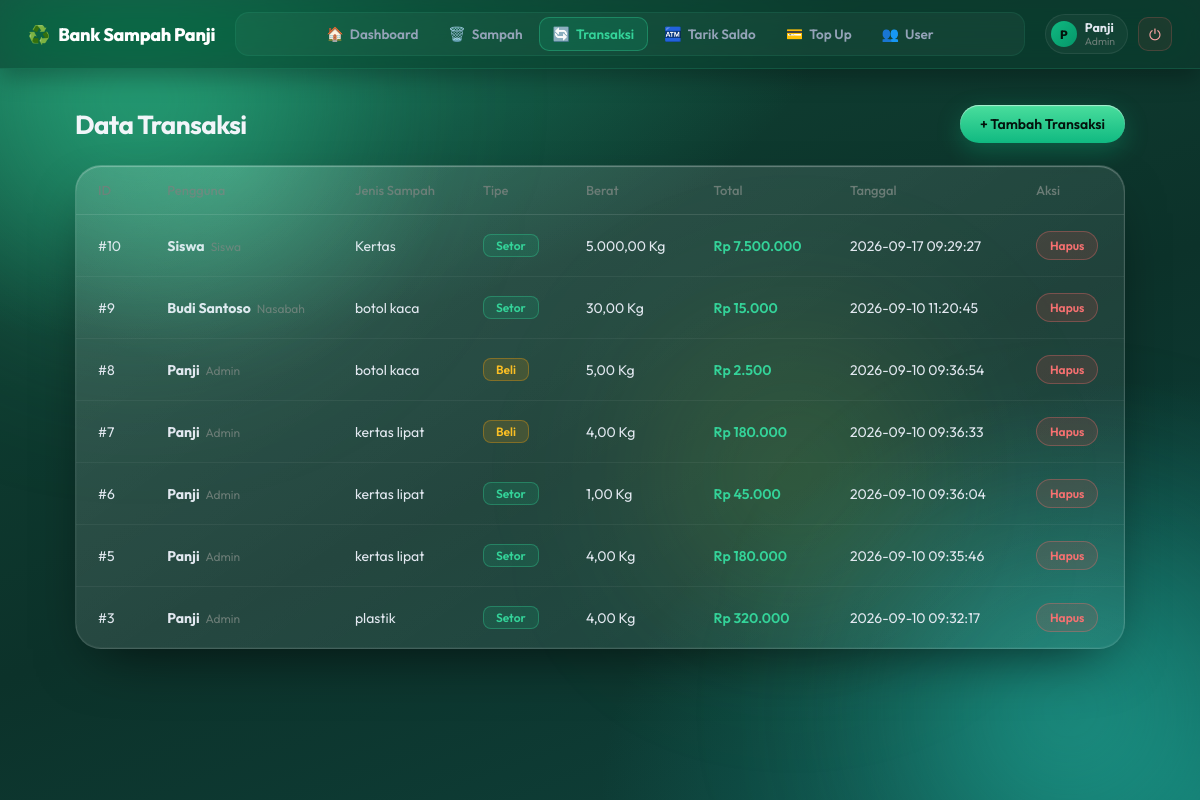
/transaksi/index.php (signed in), run on the app's committed database.
### tables this page shows
CREATE TABLE `transaksi` (
  `id_transaksi` int(11) NOT NULL,
  `id_user` int(11) NOT NULL,
  `id_sampah` int(11) NOT NULL,
  `tipe` enum('setor','tarik') NOT NULL DEFAULT 'setor',
  `berat_kg` decimal(10,2) NOT NULL,
  `total_rp` decimal(15,2) NOT NULL,
  `tanggal` datetime NOT NULL DEFAULT current_timestamp()
);

CREATE TABLE `users` (
  `id_user` int(11) NOT NULL,
  `nama` varchar(100) NOT NULL,
  `username` varchar(50) NOT NULL,
  `password` varchar(255) NOT NULL,
  `saldo` decimal(15,2) NOT NULL DEFAULT 0.00,
  `role` enum('admin','nasabah','siswa','guru','pengepul') NOT NULL DEFAULT 'siswa'
);

CREATE TABLE `sampah` (
  `Id_sampah` int(11) NOT NULL,
  `Jenis_sampah` varchar(100) NOT NULL,
  `Harga_per_kg` decimal(15,2) NOT NULL,
  `stok_kg` decimal(10,2) NOT NULL DEFAULT 0.00
);

### transaksi/index.php (the view, shortened to what this page needs)
<?php
require_once "koneksi.php";
$ID_USER = (int) $_SESSION["id_user"];
function role()        { return $_SESSION["role"] ?? ""; }
function is_admin()    { return role() === "admin"; }
function e($s) {
    return htmlspecialchars((string) $s, ENT_QUOTES, "UTF-8");
}
function rupiah($n) {
    return "Rp " . number_format((float) $n, 0, ",", ".");
}
function label_tipe($tipe) {
    return $tipe === "tarik" ? "Beli" : "Setor";
}
function q($koneksi, $sql, $types = "", ...$params) {
    $st = mysqli_prepare($koneksi, $sql);
    mysqli_stmt_execute($st);
    return $st;
}
function q_all($koneksi, $sql, $types = "", ...$params) {
    $st  = q($koneksi, $sql, $types, ...$params);
    $res = mysqli_stmt_get_result($st);
    $rows = $res ? mysqli_fetch_all($res, MYSQLI_ASSOC) : [];
    return $rows;
}
function render_head($judul = "Halaman") { ?>
<?php }
function render_navbar() {
    $active = basename(dirname($_SERVER["SCRIPT_NAME"]));
    $_role  = $_SESSION["role"] ?? "";
    $_nama  = $_SESSION["nama"] ?? "";
    $_items = [
        ["dashboard",   "../index.php",             "🏠", "Dashboard",   null],
        ["sampah",      "../sampah/index.php",      "🗑️", "Sampah",      null],
        ["transaksi",   "../transaksi/index.php",   "🔄", "Transaksi",   null],
        ["tarik_saldo", "../tarik_saldo/index.php", "🏧", "Tarik Saldo", ["admin", "nasabah", "siswa", "guru"]],
        ["topup_saldo", "../topup_saldo/index.php", "💳", "Top Up",      ["admin", "pengepul"]],
        ["user",        "../user/index.php",        "👥", "User",        ["admin"]],
    ];
?>
<div class="navbar">
    <a href="../index.php" class="brand">
        <span>♻️</span> Bank Sampah Panji
    </a>
    <nav class="menu">
        <?php foreach ($_items as [$key, $href, $icon, $label, $roles]): ?>
            <?php if ($roles === null || in_array($_role, $roles, true)): ?>
                <a href="<?= $href ?>" class="nav-link <?= $active === $key ? "active" : "" ?>">
                    <span class="nav-icon"><?= $icon ?></span><?= $label ?>
                </a>
            <?php endif; ?>
        <?php endforeach; ?>
    </nav>
    <div class="navbar-user">
        <div class="user-chip">
            <span class="user-avatar"><?= e(mb_strtoupper(mb_substr($_nama ?: "?", 0, 1))) ?></span>
            <span class="user-meta">
                <strong><?= e($_nama ?: "Pengguna") ?></strong>
                <small><?= e(ucfirst($_role)) ?></small>
            </span>
        </div>
        <a href="../logout.php" class="logout-btn" title="Logout">⏻</a>
    </div>
</div>
<?php
}
$sql = "
    SELECT t.*, u.nama, u.role, s.Jenis_sampah
    FROM transaksi t
    JOIN users u ON t.id_user = u.id_user
    JOIN sampah s ON t.id_sampah = s.Id_sampah";
if (is_admin()) {
    $data = q_all($koneksi, $sql . " ORDER BY t.id_transaksi DESC");
} else {
    $data = q_all($koneksi, $sql . " WHERE t.id_user = ? ORDER BY t.id_transaksi DESC", "i", $ID_USER);
}
if (is_admin())        { $judul = "Data Transaksi"; }
elseif (is_pengepul()) { $judul = "Riwayat Pembelian Saya"; }
else                   { $judul = "Riwayat Setoran Saya"; }
?>
<!DOCTYPE html>
<html lang="id">
<head>
</head>
<body>
    <div class="bg-glow-1"></div>
    <div class="bg-glow-2"></div>
    <?php render_navbar(); ?>
    <div class="container">
        <div class="header-action">
            <h2><?= e($judul) ?></h2>
            <a class="btn-tambah" href="tambah.php">
                <?= is_admin() ? "+ Tambah Transaksi" : (is_pengepul() ? "+ Beli Sampah" : "+ Setor Sampah") ?>
            </a>
        </div>
        <div class="table-card">
            <table>
                <thead>
                    <tr>
                        <th>ID</th>
                        <?php if (is_admin()): ?><th>Pengguna</th><?php endif; ?>
                        <th>Jenis Sampah</th>
                        <th>Tipe</th>
                        <th>Berat</th>
                        <th>Total</th>
                        <th>Tanggal</th>
                        <?php if (is_admin()): ?><th>Aksi</th><?php endif; ?>
                    </tr>
                </thead>
                <tbody>
                    <?php foreach ($data as $row): ?>
                    <tr>
                        <td>#<?= (int) $row["id_transaksi"] ?></td>
                        <?php if (is_admin()): ?>
                        <td><strong><?= e($row["nama"]) ?></strong><span class="sub"><?= e(ucfirst($row["role"])) ?></span></td>
                        <?php endif; ?>
                        <td><?= e($row["Jenis_sampah"]) ?></td>
                        <td><span class="badge-tipe tipe-<?= e($row["tipe"]) ?>"><?= e(label_tipe($row["tipe"])) ?></span></td>
                        <td><?= number_format((float) $row["berat_kg"], 2, ",", ".") ?> Kg</td>
                        <td class="money"><?= rupiah($row["total_rp"]) ?></td>
                        <td><?= e($row["tanggal"]) ?></td>
                        <?php if (is_admin()): ?>
                        <td>
                            <form method="POST" action="hapus.php"
                                  onsubmit="return confirm('Hapus transaksi ini? Stok dan saldo akan dikembalikan seperti sebelum transaksi.')">
                                <button type="submit" class="btn-hapus">Hapus</button>
                            </form>
                        </td>
                        <?php endif; ?>
                    </tr>
                    <?php endforeach; ?>
                </tbody>
            </table>
        </div>
    </div>
</body>
</html>

### data on the page
transaksi: id_transaksi "10", id_user.nama "Siswa", id_user.role "Siswa", id_sampah.Jenis_sampah "Kertas", tipe "Setor", berat_kg "5.000,00", total_rp "Rp 7.500.000", tanggal "2026-09-17 09:29:27"
transaksi: id_transaksi "9", id_user.nama "Budi Santoso", id_user.role "Nasabah", id_sampah.Jenis_sampah "botol kaca", tipe "Setor", berat_kg "30,00", total_rp "Rp 15.000", tanggal "2026-09-10 11:20:45"
transaksi: id_transaksi "8", id_user.nama "Panji", id_user.role "Admin", id_sampah.Jenis_sampah "botol kaca", tipe "Beli", berat_kg "5,00", total_rp "Rp 2.500", tanggal "2026-09-10 09:36:54"
transaksi: id_transaksi "7", id_user.nama "Panji", id_user.role "Admin", id_sampah.Jenis_sampah "kertas lipat", tipe "Beli", berat_kg "4,00", total_rp "Rp 180.000", tanggal "2026-09-10 09:36:33"
transaksi: id_transaksi "6", id_user.nama "Panji", id_user.role "Admin", id_sampah.Jenis_sampah "kertas lipat", tipe "Setor", berat_kg "1,00", total_rp "Rp 45.000", tanggal "2026-09-10 09:36:04"
transaksi: id_transaksi "5", id_user.nama "Panji", id_user.role "Admin", id_sampah.Jenis_sampah "kertas lipat", tipe "Setor", berat_kg "4,00", total_rp "Rp 180.000", tanggal "2026-09-10 09:35:46"
transaksi: id_transaksi "3", id_user.nama "Panji", id_user.role "Admin", id_sampah.Jenis_sampah "plastik", tipe "Setor", berat_kg "4,00", total_rp "Rp 320.000", tanggal "2026-09-10 09:32:17"

### other printed values
$icon "🏠"
$label "Dashboard"
$icon "🗑️"
$label "Sampah"
$icon "🔄"
$label "Transaksi"
$icon "🏧"
$label "Tarik Saldo"
$icon "💳"
$label "Top Up"
$icon "👥"
$label "User"
mb_strtoupper(mb_substr($_nama ?: "?", 0, 1)) "P"
$_nama ?: "Pengguna" "Panji"
$_role "Admin"
